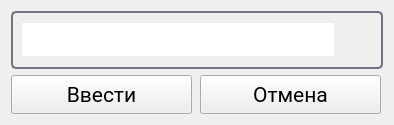
<?xml version="1.0" encoding="UTF-8"?>
<ui version="4.0">
 <class>KeyForm</class>
 <widget class="QWidget" name="KeyForm">
  <property name="geometry">
   <rect>
    <x>0</x>
    <y>0</y>
    <width>396</width>
    <height>137</height>
   </rect>
  </property>
  <property name="font">
   <font>
    <family>Roboto</family>
    <pointsize>16</pointsize>
    <bold>false</bold>
   </font>
  </property>
  <property name="acceptDrops">
   <bool>false</bool>
  </property>
  <property name="windowTitle">
   <string>Вход</string>
  </property>
  <property name="windowOpacity">
   <double>1.000000000000000</double>
  </property>
  <property name="styleSheet">
   <string notr="true">@import url('https://fonts.googleapis.com/css2?family=Roboto:ital,wght@0,300;0,400;1,300&amp;display=swap');
QWidget {
    background-color: #2d2c3a;
    color: #e8e8e8;
    font-family: Roboto;
    font-weight: 400;
    font-size: 16pt;
}

QPushButton {
    color: #e8e8e8;
    border: 2px solid #747282;
    border-radius: 5px;
}

QPushButton#btn_lower,
#btn_upper,
#btn_digits,
#btn_special {
    padding: 10px;
}

QPushButton:hover {
    color: #89beb3;
    border-color: #89beb3;
}

QPushButton:pressed {
    border: 4px solid #89beb3;
    border-radius: 5px;
}

QPushButton:checked {
    background-color: #89beb3;
    border-color: #89beb3;
}
</string>
  </property>
  <layout class="QGridLayout" name="gridLayout">
   <property name="sizeConstraint">
    <enum>QLayout::SetFixedSize</enum>
   </property>
   <item row="1" column="1">
    <widget class="QPushButton" name="cancelBtn">
     <property name="sizePolicy">
      <sizepolicy hsizetype="Minimum" vsizetype="Expanding">
       <horstretch>0</horstretch>
       <verstretch>0</verstretch>
      </sizepolicy>
     </property>
     <property name="minimumSize">
      <size>
       <width>181</width>
       <height>39</height>
      </size>
     </property>
     <property name="maximumSize">
      <size>
       <width>181</width>
       <height>39</height>
      </size>
     </property>
     <property name="cursor">
      <cursorShape>PointingHandCursor</cursorShape>
     </property>
     <property name="text">
      <string>Отмена</string>
     </property>
    </widget>
   </item>
   <item row="1" column="0">
    <widget class="QPushButton" name="enterBtn">
     <property name="sizePolicy">
      <sizepolicy hsizetype="Minimum" vsizetype="Expanding">
       <horstretch>0</horstretch>
       <verstretch>0</verstretch>
      </sizepolicy>
     </property>
     <property name="minimumSize">
      <size>
       <width>181</width>
       <height>39</height>
      </size>
     </property>
     <property name="maximumSize">
      <size>
       <width>181</width>
       <height>39</height>
      </size>
     </property>
     <property name="cursor">
      <cursorShape>PointingHandCursor</cursorShape>
     </property>
     <property name="text">
      <string>Ввести</string>
     </property>
     <property name="shortcut">
      <string>Return</string>
     </property>
    </widget>
   </item>
   <item row="0" column="0" colspan="2">
    <widget class="QFrame" name="frameKey">
     <property name="minimumSize">
      <size>
       <width>372</width>
       <height>58</height>
      </size>
     </property>
     <property name="maximumSize">
      <size>
       <width>372</width>
       <height>58</height>
      </size>
     </property>
     <property name="cursor">
      <cursorShape>PointingHandCursor</cursorShape>
     </property>
     <property name="styleSheet">
      <string notr="true">QFrame {
    color: #747282;
    border: 2px solid #747282;
    border-radius: 5px;
}

QFrame:hover {
    border-color: #89beb3;
}
</string>
     </property>
     <property name="frameShape">
      <enum>QFrame::StyledPanel</enum>
     </property>
     <property name="frameShadow">
      <enum>QFrame::Raised</enum>
     </property>
     <layout class="QGridLayout" name="gridLayout_2">
      <item row="0" column="0">
       <widget class="QLineEdit" name="entryKey">
        <property name="enabled">
         <bool>true</bool>
        </property>
        <property name="sizePolicy">
         <sizepolicy hsizetype="Minimum" vsizetype="Fixed">
          <horstretch>0</horstretch>
          <verstretch>0</verstretch>
         </sizepolicy>
        </property>
        <property name="baseSize">
         <size>
          <width>0</width>
          <height>0</height>
         </size>
        </property>
        <property name="styleSheet">
         <string notr="true">QLineEdit {
    border: none;
    margin: 0;
    font-size: 20pt;
}
</string>
        </property>
        <property name="echoMode">
         <enum>QLineEdit::Password</enum>
        </property>
       </widget>
      </item>
      <item row="0" column="1">
       <widget class="QPushButton" name="visibilityBtn">
        <property name="sizePolicy">
         <sizepolicy hsizetype="Fixed" vsizetype="Fixed">
          <horstretch>0</horstretch>
          <verstretch>0</verstretch>
         </sizepolicy>
        </property>
        <property name="cursor">
         <cursorShape>PointingHandCursor</cursorShape>
        </property>
        <property name="styleSheet">
         <string notr="true">QPushButton {
    border: none;
    margin: 0;
    background-color: transparent;
}
</string>
        </property>
        <property name="text">
         <string/>
        </property>
        <property name="icon">
         <iconset resource="../resources.qrc">
          <normaloff>:/icons/icons/invisible.svg</normaloff>
          <normalon>:/icons/icons/visible.svg</normalon>:/icons/icons/invisible.svg</iconset>
        </property>
        <property name="iconSize">
         <size>
          <width>30</width>
          <height>30</height>
         </size>
        </property>
        <property name="shortcut">
         <string>Ctrl+H</string>
        </property>
        <property name="checkable">
         <bool>true</bool>
        </property>
        <property name="checked">
         <bool>true</bool>
        </property>
        <property name="default">
         <bool>false</bool>
        </property>
       </widget>
      </item>
     </layout>
    </widget>
   </item>
  </layout>
 </widget>
 <resources>
  <include location="../resources.qrc"/>
 </resources>
 <connections/>
</ui>
